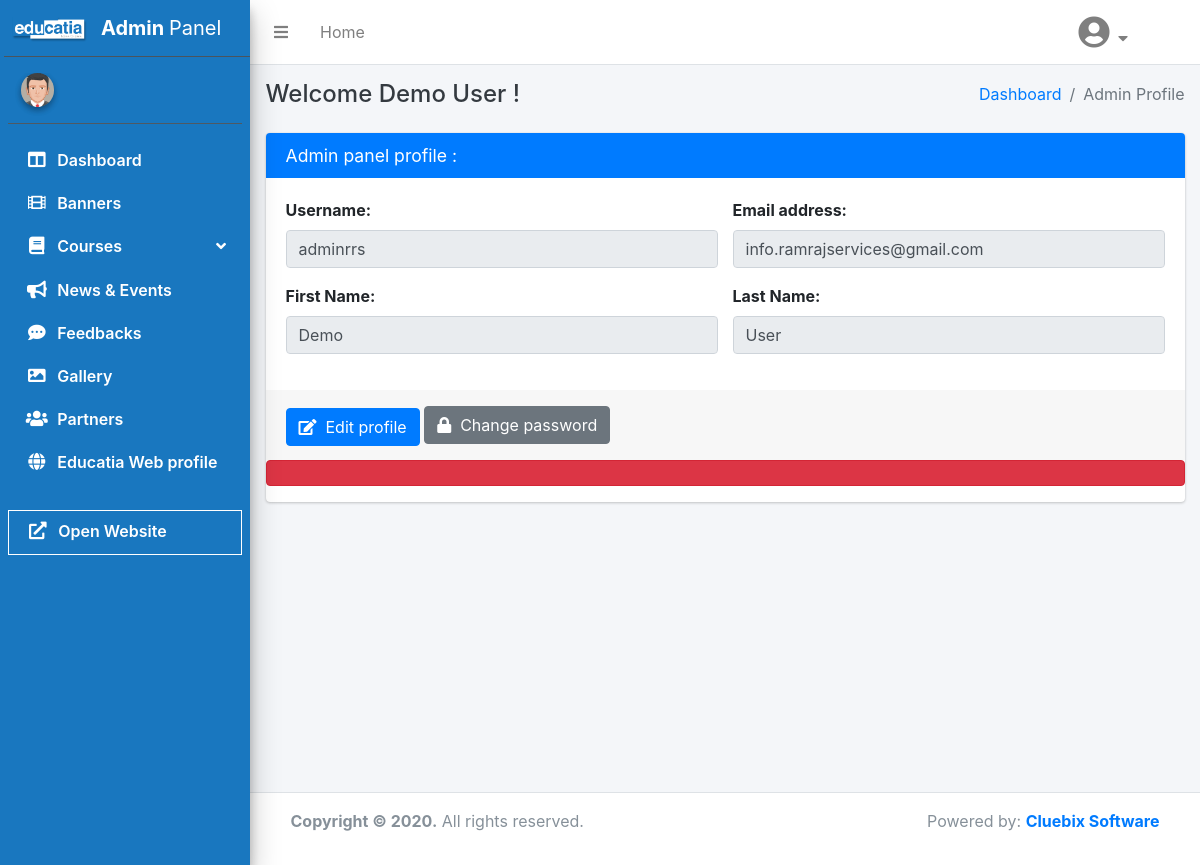
/index.php/login/changePwd, run on an earlier commit of the app's database.
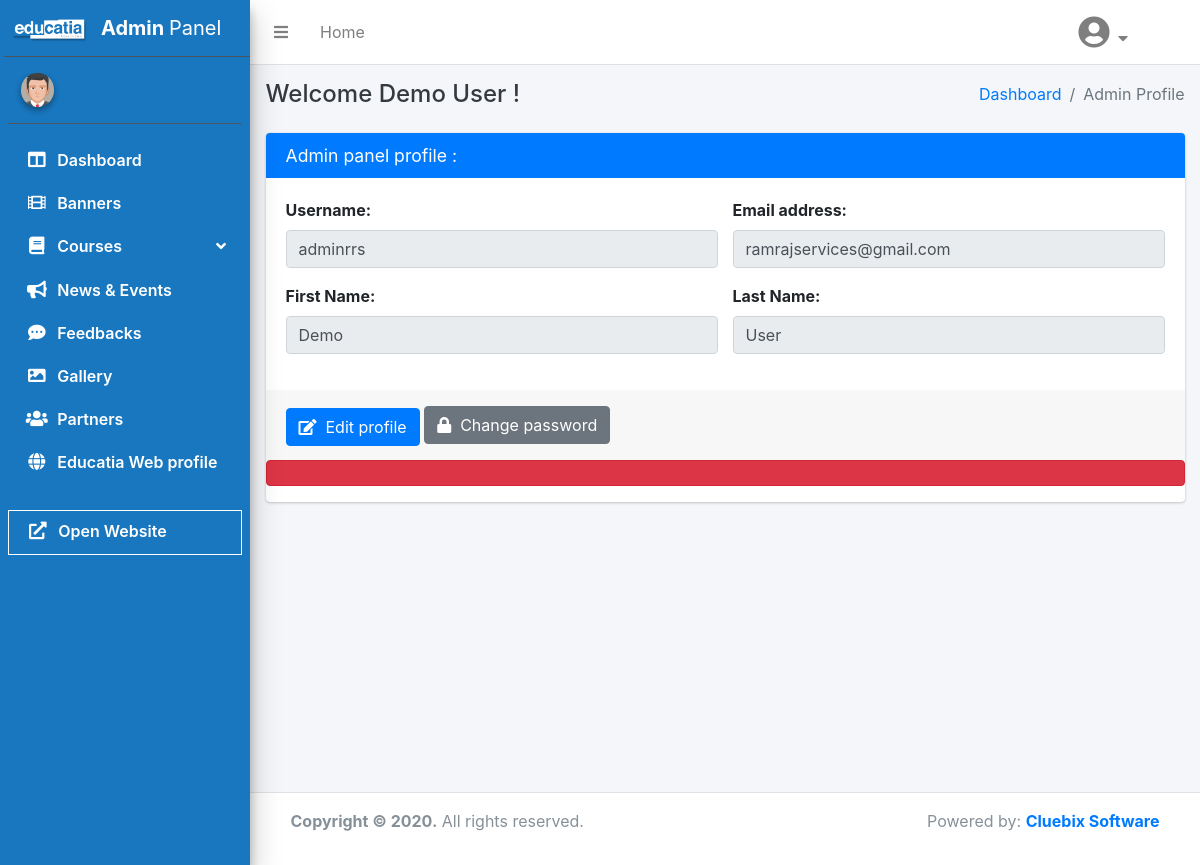
And on a later commit of the database.
### tables this page shows
CREATE TABLE `users` (
  `user_id` int(11) NOT NULL,
  `username` varchar(50) NOT NULL,
  `pwd` varchar(255) NOT NULL,
  `fname` varchar(15) NOT NULL,
  `lname` varchar(15) NOT NULL,
  `email` varchar(500) NOT NULL,
  `status` varchar(15) NOT NULL DEFAULT 'active',
  `role` varchar(15) NOT NULL DEFAULT 'admin'
);

### application/controllers/Login.php (called while the page is built, shortened)
<?php
class Login extends MY_Controller {
    public function __construct(){
        $this->load->model('Auth_model', 'auth');
        $this->load->model('GetModel', 'fetch');
    }
    public function changePwd(){
        $this->form_validation->set_rules('oldp', 'Old Password', 'required|min_length[6]');
        $this->form_validation->set_rules('newp', 'New Password', 'required|min_length[6]');
        $this->form_validation->set_rules('cnfp', 'Confirm Password', 'required|min_length[6]');
        if($this->form_validation->run() == TRUE){
            $data=$this->input->post();
            $admProfile=$this->fetch->getAdminProfile();
            if($data['newp']==$data['cnfp']){
                if( password_verify($data['oldp'], $admProfile->pwd) ){
                    $hash['pwd'] = password_hash( $this->input->post('cnfp'), PASSWORD_DEFAULT );
                    $status=$this->auth->changeLoginPassword($hash, $admProfile->user_id);
                    if($status){
                        $this->session->set_flashdata('success','Password Updated !');
                        redirect('Admin/adminProfile');
                    }
                    else{
                        $this->session->set_flashdata('failed','Error !');
                        redirect('Admin/adminProfile');
                    }
                }
                else{
                    $this->session->set_flashdata('failed','Invalid old password !');
                    redirect('Admin/adminProfile');
                }
            }
            else{
                $this->session->set_flashdata('failed','New & confirm password should be same !');
                redirect('Admin/adminProfile');
            }
        }
        else{
            $admProfile=$this->fetch->getAdminProfile();
            $this->load->view( 'admin/adminheader', ['admProfile' => $admProfile, 'errors'=> validation_errors()] );
            $this->load->view('admin/adminaside');
            $this->load->view('admin/adminProfile');
            $this->load->view('admin/adminfooter');
        }
    }
}

### index.php (called while the page is built, shortened)
<?php
require_once BASEPATH.'core/CodeIgniter.php';

### application/models/GetModel.php (called while the page is built, shortened)
<?php
class GetModel extends CI_Model{
    public function getAdminProfile()
    {
        return $this->db->get('users')->row();
    }
}
?>

### application/views/admin/adminProfile.php (the view, shortened to what the changed rows need)
<div class="content-wrapper">
    <div class="content-header">
        <div class="container-fluid">
            <div class="row mb-4">
                <div class="col-md-6">
                    <h4 class="m-0 text-dark">Welcome <?php echo $admProfile->fname .'&nbsp;' . $admProfile->lname ?> !</h4>
                </div>
            </div>
            <div class="row adm-pro-row">
                <div class="col-md-12">
                    <div class="card card-primary">
                        <?php
                            $username1=$admProfile->username;
                            $email1=$admProfile->email;
                            $fname=$admProfile->fname;
                            $lname=$admProfile->lname;
                        ?>
                        <form role="form">
                            <div class="card-body">
                                <div class="row">
                                    <div class="form-group col-md-6">
                                        <label for="Uname">Username:</label>
                                        <input type="text" class="form-control" id="Uname" value="<?=$username1?>" disabled>
                                    </div>
                                    <div class="form-group col-md-6">
                                        <label for="Email">Email address:</label>
                                        <input type="email" class="form-control" id="Email" value="<?=$email1?>" disabled>
                                    </div>
                                </div>
                                <div class="row">
                                    <div class="form-group col-md-6">
                                        <label for="fname">First Name:</label>
                                        <input type="text" class="form-control" id="fname" value="<?=$fname?>" disabled>
                                    </div>
                                    <div class="form-group col-md-6">
                                        <label for="lname">Last Name:</label>
                                        <input type="text" class="form-control" id="lname" value="<?=$lname?>" disabled>
                                    </div>
                                </div>
                            </div>
                        </form>
                    </div>
                </div>
            </div>
        </div>
    </div>
</div>

What changed in the data, as far as the page shows it:
changed users "Demo": email "info.ramrajservices@gmail.com" → "ramrajservices@gmail.com"
